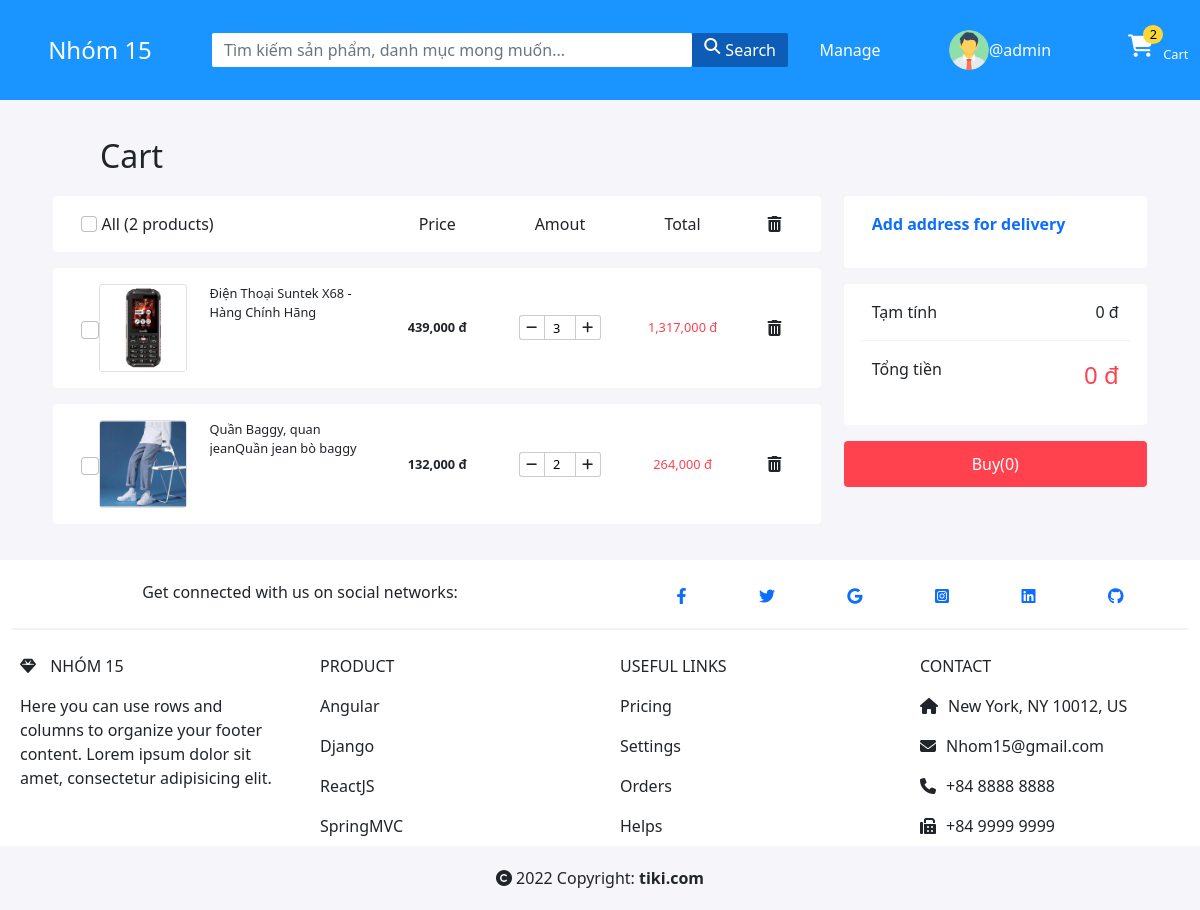
The app's page /cart/ (signed in), older data.
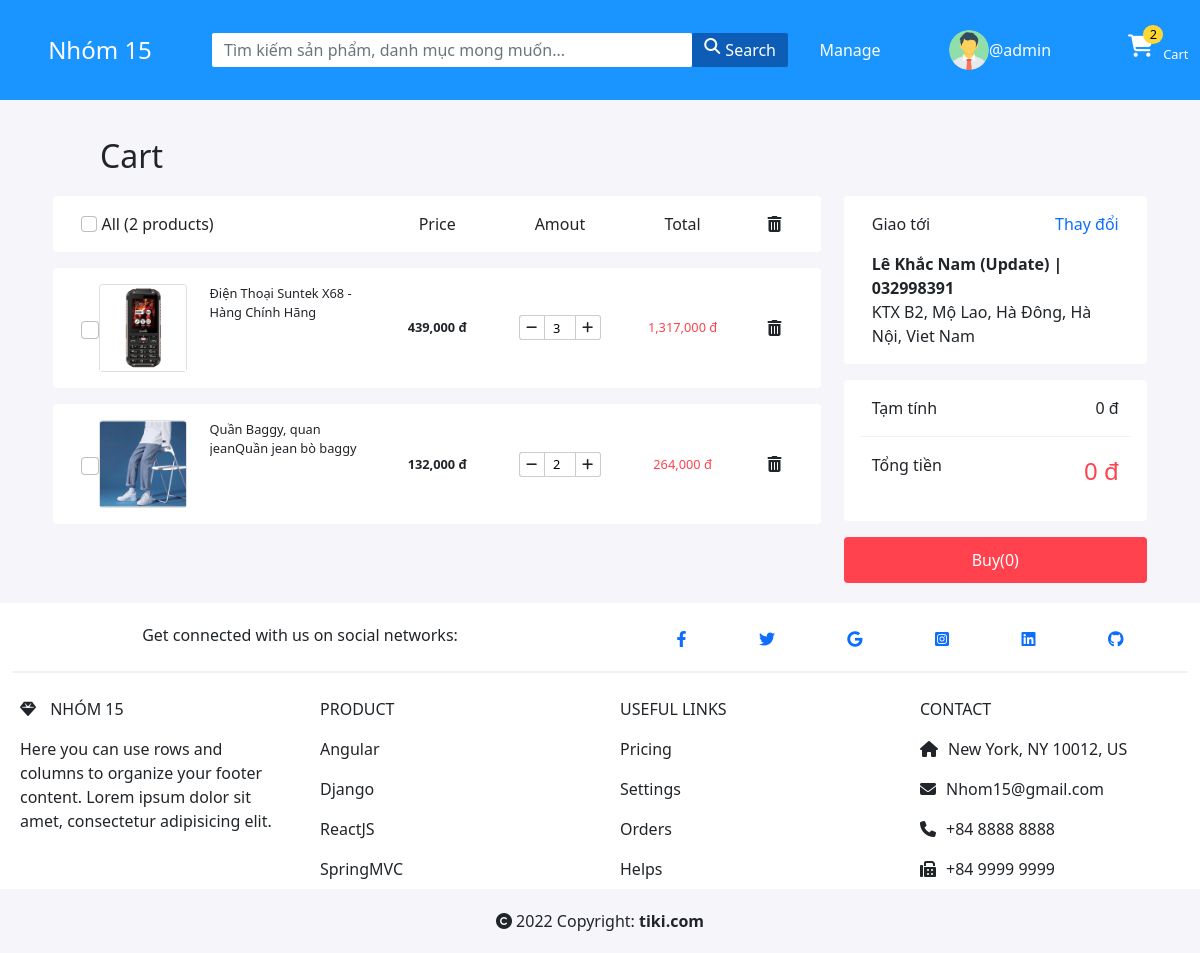
The same page, newer data.
### base/models.py (models this page shows, shortened)
class OrderProduct(models.Model):
    user = models.ForeignKey(User, on_delete=models.CASCADE)
    product = models.ForeignKey(Product, on_delete=models.CASCADE)
    quantity = models.IntegerField(default=0)
    updated = models.DateTimeField(auto_now= True)
    created = models.DateTimeField(auto_now_add=True)
    class Meta:
        ordering = ['-created']
    def total_price(seft):
        return seft.product.price * seft.quantity

class Product(models.Model):
    category = models.ForeignKey(Category, on_delete=models.SET_NULL, null=True, blank=True)
    name = models.CharField(max_length=200)
    image = models.ImageField(null=True, default = "default.png")
    description = models.TextField(null=True, blank= True)
    price = models.IntegerField()
    updated = models.DateTimeField(auto_now= True)
    created = models.DateTimeField(auto_now_add=True)
    class Meta:
        ordering  = ['-updated', '-created']

class Address(models.Model):
    country = models.TextField(max_length=200, null=True)
    province = models.TextField(max_length=200, null=True)
    district = models.TextField(max_length=200, null=True)
    ward = models.TextField(max_length=200, null=True)
    exact_address = models.TextField(max_length=200)
    receiver = models.TextField(max_length=100, null=True)
    phone_number_receiver = models.TextField(max_length=100, null=True)
    boolean =  models.BooleanField(default=False)
    user = models.ForeignKey(User, on_delete=models.CASCADE, null=True)
    class Meta:
        verbose_name = 'Address'

### base/views.py (the view, shortened to what this page needs)
# urls.py: path('cart/', views.cart, name='cart'),
@login_required(login_url='login')
def cart(request):
    cart = Cart.objects.get(user__id = request.user.id)
    address = Address.objects.filter(Q(user__id = request.user.id) & Q(boolean =True))
    context = {'cart': cart, 'address' : address}
    return render(request, 'base/cart.html', context)

### base/templates/base/cart.html (shortened to what the changed rows need)
{% extends 'index.html' %}
{% load static %}
{% block content %}
<div class="container-fluid" style="background-color: #f5f5fa;">
<form action="" method="post">
       <div class="container d-flex justify-content-around">
            <div class="col-8">
                {% for order in cart.order.all %}
                <div class="row rounded bg-white text-center mb-3 p-3">
                    <div class="col-5 d-flex">
                        <div class="d-flex align-items-center">
                            <input type="checkbox" name="checkbox_products[]" value="{{order.id}}" class="form-check-input p-2" onchange="check_order_cart()">
                        </div>
                        <a href="{% url 'order-product' order.product.category.id order.product.id %}" class="d-flex text-dark">
                            <div class="col-5 text-start">
                                <div class="card image-product-cart">
                                    <img class="card-img-top" src="{{order.product.image.url}}" alt="">
                                </div>
                            </div>
                            <div class="col-7 name-product-cart text-start">
                                {{order.product.name}}
                            </div>
                        </a>
                    </div>
                    <div class="col-2 price-product-cart d-flex align-items-center justify-content-center" id="price-product-cart-{{order.id}}">
                        {{order.product.price}} đ
                    </div>
                    <div class="col-2 d-flex justify-content-center d-flex align-items-center justify-content-center">
                        <span class="quantity-cart-decrement" id="{{order.id}}" onclick="decrement(this.id)"><i class="fa-solid fa-minus minus-custom-quantity"></i></span>
                        <input type="text" value="{{order.quantity}}" id="quantity-product-cart-{{order.id}}" class="quantity-product-cart" inputmode="numeric" name="quantity-product-cart-{{order.id}}" onchange="Change_value_quantity()">
                        <span class="quantity-cart-increase" id="{{order.id}}" onclick="increase(this.id)"><i class="fa-solid fa-plus plus-custom-quatity"></i></span>
                    </div>
                    <div class="col-2 total-price-cart d-flex align-items-center justify-content-center" id="total-price-cart-{{order.id}}">
                        {{order.total_price}} đ
                    </div>
                    <div class="col-1 d-flex align-items-center justify-content-center"><a href="{% url 'delete-order' cart.id order.id %}" id="delete-{{order.id}}" class="text-dark"onclick="if (confirm('Are you want to remove this order from your cart?')){return true;}else{event.stopPropagation(); event.preventDefault();};" ><i class="fa-solid fa-trash-can"></i></a></div>
                </div>
                {% endfor %}
            </div>
            <div class="col-3">
                <div class="row p-3 rounded bg-white mb-3">
                    <div class="d-flex justify-content-between mb-3">
                        {% if address %}
                        <div>Giao tới</div>
                        <div><a href="{% url 'choose-address-delivery' %}">Thay đổi</a></div>
                        {% else %}
                        <strong><a href="{% url 'choose-address-delivery' %}">Add address for delivery</strong></a>
                        {% endif %}
                    </div>
                    {% for address in address %}
                    <div>
                        <div>
                            <strong>
                            {{address.receiver}} | {{address.phone_number_receiver}}
                            </strong>
                        </div>
                        <div>
                            {{address.exact_address}}, {{address.ward}}, {{address.district}}, {{address.province}}, {{address.country}}
                        </div>
                    </div>
                    {% endfor %}
                </div>
            </div>
        </div>
    </div>
{% endblock %}

Row changes from the older to the newer data that the page shows:
added Address: receiver "Lê Khắc Nam (Update)", phone_number_receiver "032998391", exact_address "KTX B2", ward "Mộ Lao", district "Hà Đông", province "Hà Nội", country "Viet Nam"
Text that changed along with them:
text no longer shown: "Add address for delivery"
text now shown: "Giao tới Thay đổi"
